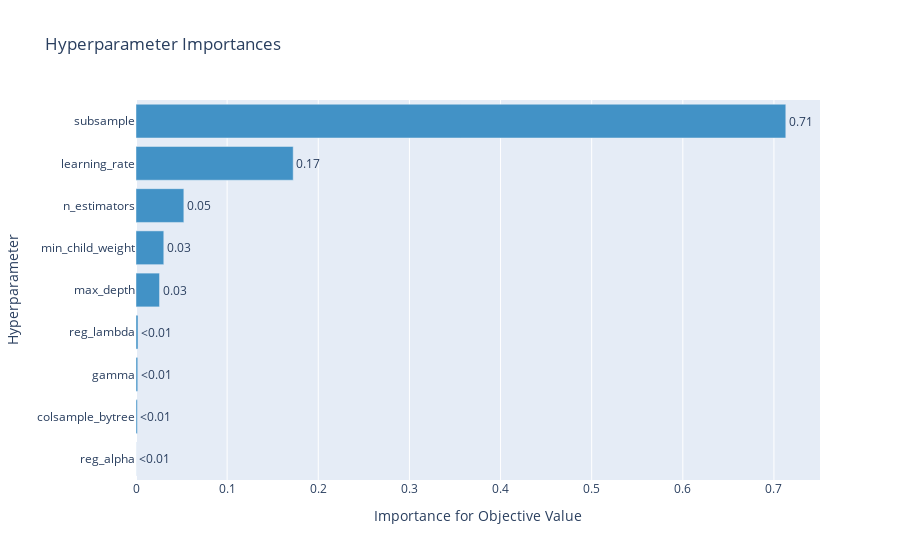

This figure's notebook cell:
### Code cell
optuna.visualization.plot_param_importances(study)

### Figure 1 — Plotly figure (JSON) as saved in the notebook; plotly's stock layout.template omitted (floating-point values rounded to 4 significant figures)
{"data": [{"cliponaxis": false, "hovertemplate": ["reg_alpha (FloatDistribution): 0.00010639752231879185<extra></extra>", "colsample_bytree (FloatDistribution): 0.001499162035238218<extra></extra>", "gamma (FloatDistribution): 0.001921475577451988<extra></extra>", "reg_lambda (FloatDistribution): 0.002183184797943382<extra></extra>", "max_depth (IntDistribution): 0.025810088365928824<extra></extra>", "min_child_weight (IntDistribution): 0.030494227679672595<extra></extra>", "n_estimators (IntDistribution): 0.052495537889331194<extra></extra>", "learning_rate (FloatDistribution): 0.172492348131068<extra></extra>", "subsample (FloatDistribution): 0.7129975780010471<extra></extra>"], "marker": {"color": "rgb(66,146,198)"}, "orientation": "h", "text": ["<0.01", "<0.01", "<0.01", "<0.01", "0.03", "0.03", "0.05", "0.17", "0.71"], "textposition": "outside", "type": "bar", "x": [0.0001064, 0.001499, 0.001921, 0.002183, 0.02581, 0.03049, 0.0525, 0.1725, 0.713], "y": ["reg_alpha", "colsample_bytree", "gamma", "reg_lambda", "max_depth", "min_child_weight", "n_estimators", "learning_rate", "subsample"]}], "layout": {"showlegend": false, "title": {"text": "Hyperparameter Importances"}, "xaxis": {"title": {"text": "Importance for Objective Value"}}, "yaxis": {"title": {"text": "Hyperparameter"}}}}
